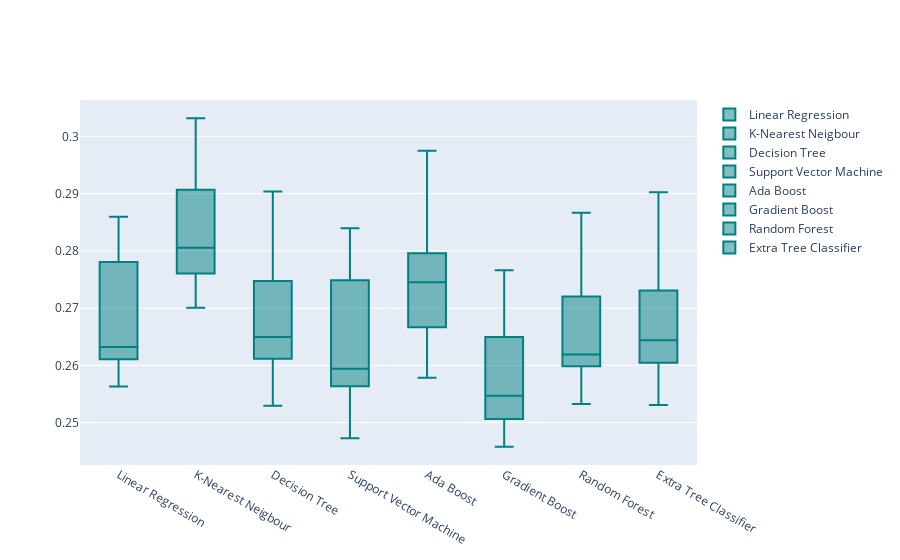

Notebook cell for this chart:
### Markdown cell above
*Model Training and Evaluation*

### Code cell
import warnings
warnings.filterwarnings("ignore")

models = GetBasedModel()
names, results, metric_names, metric_values = BasedLine2(X_train, y_train, X_test, y_test, models)
PlotBoxR().PlotResult(names, results)
pd.DataFrame(metric_values, columns=metric_names[0], index=names)

### Figure 1 — Plotly figure (JSON) as saved in the notebook; plotly's stock layout.template omitted (floating-point values rounded to 4 significant figures)
{"data": [{"marker": {"color": "rgb(0, 128, 128)"}, "name": "Linear Regression", "type": "box", "y": [0.261, 0.2696, 0.2568, 0.2781, 0.2643, 0.2563, 0.2808, 0.2621, 0.2614, 0.286]}, {"marker": {"color": "rgb(0, 128, 128)"}, "name": "K-Nearest Neigbour", "type": "box", "y": [0.28, 0.2811, 0.2701, 0.2907, 0.2832, 0.276, 0.2984, 0.277, 0.276, 0.3032]}, {"marker": {"color": "rgb(0, 128, 128)"}, "name": "Decision Tree", "type": "box", "y": [0.2622, 0.2747, 0.2612, 0.2708, 0.2572, 0.2529, 0.2848, 0.264, 0.266, 0.2904]}, {"marker": {"color": "rgb(0, 128, 128)"}, "name": "Support Vector Machine", "type": "box", "y": [0.2473, 0.2624, 0.2583, 0.2749, 0.2564, 0.2483, 0.284, 0.2574, 0.2605, 0.2785]}, {"marker": {"color": "rgb(0, 128, 128)"}, "name": "Ada Boost", "type": "box", "y": [0.2667, 0.278, 0.2734, 0.2796, 0.266, 0.2719, 0.2814, 0.2756, 0.2578, 0.2975]}, {"marker": {"color": "rgb(0, 128, 128)"}, "name": "Gradient Boost", "type": "box", "y": [0.2482, 0.262, 0.2539, 0.2649, 0.2506, 0.2458, 0.2744, 0.2555, 0.253, 0.2766]}, {"marker": {"color": "rgb(0, 128, 128)"}, "name": "Random Forest", "type": "box", "y": [0.2618, 0.272, 0.2598, 0.2667, 0.2564, 0.2532, 0.2816, 0.2616, 0.262, 0.2867]}, {"marker": {"color": "rgb(0, 128, 128)"}, "name": "Extra Tree Classifier", "type": "box", "y": [0.2616, 0.2731, 0.2605, 0.2699, 0.256, 0.2531, 0.2833, 0.2638, 0.265, 0.2902]}], "layout": {}}
